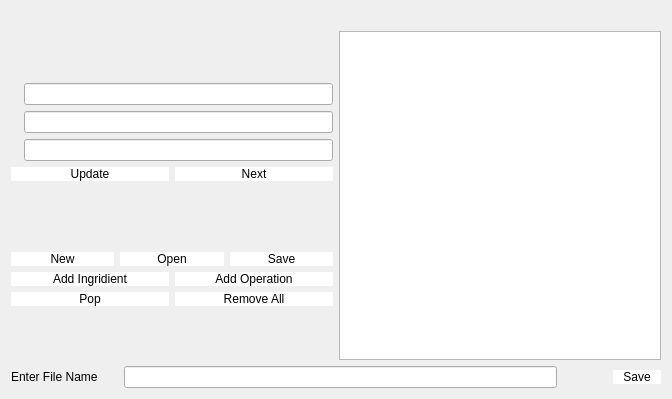
<?xml version="1.0" encoding="UTF-8"?>
<ui version="4.0">
 <class>Dialog</class>
 <widget class="QDialog" name="Dialog">
  <property name="geometry">
   <rect>
    <x>0</x>
    <y>0</y>
    <width>672</width>
    <height>399</height>
   </rect>
  </property>
  <property name="windowTitle">
   <string>Cooker Robot</string>
  </property>
  <property name="styleSheet">
   <string notr="true">QPushButton:pressed {
	background-color: grey;
}

QPushButton {
	color: black;
	background-color:  white;
	border: 0.3px solid black;
}</string>
  </property>
  <layout class="QVBoxLayout" name="verticalLayout_4">
   <item>
    <widget class="QLabel" name="titleLabel">
     <property name="text">
      <string/>
     </property>
     <property name="alignment">
      <set>Qt::AlignLeading|Qt::AlignLeft|Qt::AlignVCenter</set>
     </property>
    </widget>
   </item>
   <item>
    <layout class="QHBoxLayout" name="horizontalLayout_8">
     <item>
      <layout class="QVBoxLayout" name="verticalLayout_3">
       <item>
        <layout class="QVBoxLayout" name="verticalLayout">
         <item>
          <layout class="QHBoxLayout" name="horizontalLayout_4">
           <item>
            <widget class="QLabel" name="label_2">
             <property name="text">
              <string/>
             </property>
            </widget>
           </item>
           <item>
            <widget class="QLineEdit" name="lineEdit">
             <property name="styleSheet">
              <string notr="true">color: black;</string>
             </property>
            </widget>
           </item>
          </layout>
         </item>
         <item>
          <layout class="QHBoxLayout" name="horizontalLayout_5">
           <item>
            <widget class="QLabel" name="label_3">
             <property name="text">
              <string/>
             </property>
            </widget>
           </item>
           <item>
            <widget class="QLineEdit" name="lineEdit_2">
             <property name="styleSheet">
              <string notr="true">color: black;</string>
             </property>
            </widget>
           </item>
          </layout>
         </item>
         <item>
          <layout class="QHBoxLayout" name="horizontalLayout_6">
           <item>
            <widget class="QLabel" name="label_4">
             <property name="text">
              <string/>
             </property>
            </widget>
           </item>
           <item>
            <widget class="QLineEdit" name="lineEdit_3">
             <property name="styleSheet">
              <string notr="true">color: black;</string>
             </property>
            </widget>
           </item>
          </layout>
         </item>
         <item>
          <layout class="QHBoxLayout" name="horizontalLayout_7">
           <item>
            <widget class="QPushButton" name="updateButton">
             <property name="styleSheet">
              <string notr="true"/>
             </property>
             <property name="text">
              <string>Update</string>
             </property>
            </widget>
           </item>
           <item>
            <widget class="QPushButton" name="nextButton">
             <property name="styleSheet">
              <string notr="true"/>
             </property>
             <property name="text">
              <string>Next</string>
             </property>
            </widget>
           </item>
          </layout>
         </item>
        </layout>
       </item>
       <item>
        <spacer name="verticalSpacer">
         <property name="orientation">
          <enum>Qt::Vertical</enum>
         </property>
         <property name="sizeType">
          <enum>QSizePolicy::Minimum</enum>
         </property>
         <property name="sizeHint" stdset="0">
          <size>
           <width>20</width>
           <height>13</height>
          </size>
         </property>
        </spacer>
       </item>
       <item>
        <layout class="QVBoxLayout" name="verticalLayout_2">
         <item>
          <layout class="QHBoxLayout" name="horizontalLayout">
           <item>
            <widget class="QPushButton" name="newButton">
             <property name="styleSheet">
              <string notr="true"/>
             </property>
             <property name="text">
              <string>New</string>
             </property>
            </widget>
           </item>
           <item>
            <widget class="QPushButton" name="openButton">
             <property name="styleSheet">
              <string notr="true"/>
             </property>
             <property name="text">
              <string>Open</string>
             </property>
            </widget>
           </item>
           <item>
            <widget class="QPushButton" name="saveButton">
             <property name="styleSheet">
              <string notr="true"/>
             </property>
             <property name="text">
              <string>Save</string>
             </property>
            </widget>
           </item>
          </layout>
         </item>
         <item>
          <layout class="QHBoxLayout" name="horizontalLayout_2">
           <item>
            <widget class="QPushButton" name="addIngridientButton">
             <property name="styleSheet">
              <string notr="true"/>
             </property>
             <property name="text">
              <string>Add Ingridient</string>
             </property>
            </widget>
           </item>
           <item>
            <widget class="QPushButton" name="addOperationButton">
             <property name="styleSheet">
              <string notr="true"/>
             </property>
             <property name="text">
              <string>Add Operation</string>
             </property>
            </widget>
           </item>
          </layout>
         </item>
         <item>
          <layout class="QHBoxLayout" name="horizontalLayout_3">
           <item>
            <widget class="QPushButton" name="popButton">
             <property name="styleSheet">
              <string notr="true"/>
             </property>
             <property name="text">
              <string>Pop</string>
             </property>
            </widget>
           </item>
           <item>
            <widget class="QPushButton" name="removeAllButton">
             <property name="styleSheet">
              <string notr="true"/>
             </property>
             <property name="text">
              <string>Remove All</string>
             </property>
            </widget>
           </item>
          </layout>
         </item>
        </layout>
       </item>
      </layout>
     </item>
     <item>
      <widget class="QListWidget" name="listWidget">
       <property name="styleSheet">
        <string notr="true">color: black;</string>
       </property>
      </widget>
     </item>
    </layout>
   </item>
   <item>
    <layout class="QHBoxLayout" name="horizontalLayout_9">
     <item>
      <widget class="QLabel" name="label">
       <property name="text">
        <string>Enter File Name</string>
       </property>
      </widget>
     </item>
     <item>
      <spacer name="horizontalSpacer_2">
       <property name="orientation">
        <enum>Qt::Horizontal</enum>
       </property>
       <property name="sizeType">
        <enum>QSizePolicy::Minimum</enum>
       </property>
       <property name="sizeHint" stdset="0">
        <size>
         <width>20</width>
         <height>20</height>
        </size>
       </property>
      </spacer>
     </item>
     <item>
      <widget class="QLineEdit" name="lineEdit_5">
       <property name="styleSheet">
        <string notr="true">color: black;</string>
       </property>
      </widget>
     </item>
     <item>
      <spacer name="horizontalSpacer">
       <property name="orientation">
        <enum>Qt::Horizontal</enum>
       </property>
       <property name="sizeType">
        <enum>QSizePolicy::Minimum</enum>
       </property>
       <property name="sizeHint" stdset="0">
        <size>
         <width>50</width>
         <height>20</height>
        </size>
       </property>
      </spacer>
     </item>
     <item>
      <widget class="QPushButton" name="lowerSaveButton">
       <property name="text">
        <string>   Save   </string>
       </property>
      </widget>
     </item>
    </layout>
   </item>
  </layout>
 </widget>
 <layoutdefault spacing="6" margin="11"/>
 <resources/>
 <connections/>
</ui>
